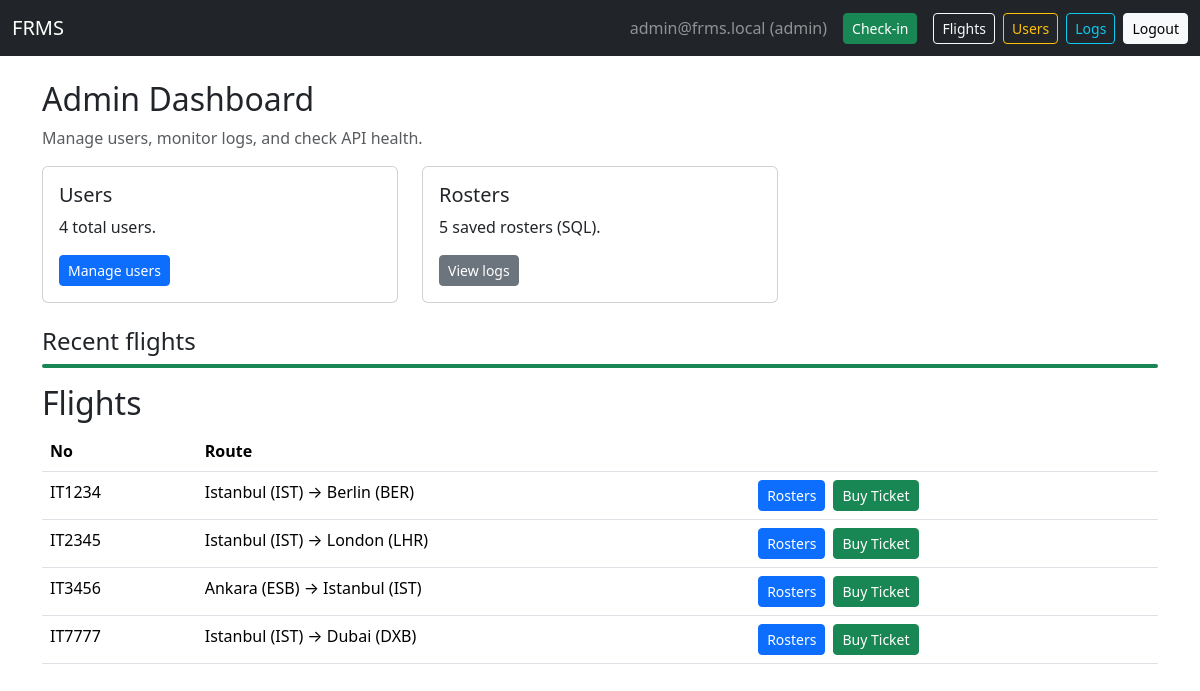
The app's page /dashboard (signed in) with its own data.
### tables this page shows
CREATE TABLE users (
            id INTEGER PRIMARY KEY AUTOINCREMENT,
            email TEXT UNIQUE NOT NULL,
            password_hash TEXT NOT NULL,
            role TEXT NOT NULL DEFAULT 'viewer'  -- admin, operator, viewer
        );

CREATE TABLE flights (
            id INTEGER PRIMARY KEY AUTOINCREMENT,
            flight_no TEXT UNIQUE NOT NULL,
            date_time TEXT NOT NULL,
            duration_minutes INTEGER,
            distance_km INTEGER,
            source TEXT,
            destination TEXT,
            vehicle_type TEXT,
            shared_flight_no TEXT,
            shared_company TEXT
        );

### app.py (the view)
@app.route("/dashboard")
@login_required()
def dashboard():
    user = current_user()
    db = get_db()
    flights = db.execute("SELECT * FROM flights ORDER BY date_time ASC LIMIT 10").fetchall()
    if user["role"] == "admin":
        uc = db.execute("SELECT COUNT(*) as c FROM users").fetchone()["c"]
        rc = db.execute("SELECT COUNT(*) as c FROM rosters").fetchone()["c"]
        return render_template("dashboard_admin.html", user=user, flights=flights, user_count=uc, roster_count=rc)
    elif user["role"] == "operator":
        return render_template("dashboard_operator.html", user=user, flights=flights)
    return render_template("dashboard_viewer.html", user=user, flights=flights)

### app.py (called while the page is built)
def get_db():
    if "db" not in g:
        g.db = sqlite3.connect(DATABASE)
        g.db.row_factory = sqlite3.Row
    return g.db

def current_user():
    if "user_id" not in session: return None
    return get_db().execute("SELECT * FROM users WHERE id = ?", (session["user_id"],)).fetchone()

def login_required(role=None):
    from functools import wraps
    def decorator(func):
        @wraps(func)
        def wrapper(*args, **kwargs):
            user = current_user()
            if user is None:
                flash("Please log in first.", "warning")
                return redirect(url_for("login", next=request.path))
            if role and user["role"] != role:
                flash("Unauthorized.", "danger")
                return redirect(url_for("dashboard"))
            return func(*args, **kwargs)
        return wrapper
    return decorator

### templates/dashboard_admin.html
{% extends "base.html" %}
{% block content %}
<h2>Admin Dashboard</h2>
<p class="text-muted">Manage users, monitor logs, and check API health.</p>
<div class="row mb-4">
  <div class="col-md-4">
    <div class="card">
      <div class="card-body">
        <h5 class="card-title">Users</h5>
        <p class="card-text">{{ user_count }} total users.</p>
        <a href="{{ url_for('manage_users') }}" class="btn btn-sm btn-primary">Manage users</a>
      </div>
    </div>
  </div>
  <div class="col-md-4">
    <div class="card">
      <div class="card-body">
        <h5 class="card-title">Rosters</h5>
        <p class="card-text">{{ roster_count }} saved rosters (SQL).</p>
        <a href="{{ url_for('view_logs') }}" class="btn btn-sm btn-secondary">View logs</a>
      </div>
    </div>
  </div>
</div>
<h4>Recent flights</h4>
<div class="bg-success mb-3" style="height: 4px; border-radius: 2px;"></div>
{% include "flight_results.html" with context %}
{% endblock %}

### templates/base.html (shortened to what this page needs)
<!doctype html>
<html lang="en">
<head>
  <link href="https://cdn.jsdelivr.net/npm/bootstrap@5.3.2/dist/css/bootstrap.min.css" rel="stylesheet">
</head>
<body>
  <nav class="navbar navbar-expand-lg navbar-dark bg-dark mb-4">
    <div class="container-fluid">
      <a class="navbar-brand" href="{{ url_for('home') }}">FRMS</a>
      <div class="d-flex align-items-center">
        {% if user %}
        <span class="navbar-text me-3 text-white-50">{{ user['email'] }} ({{ user['role'] }})</span>
        <a class="btn btn-success btn-sm me-3" href="{{ url_for('checkin') }}">Check-in</a>
        <a class="btn btn-outline-light btn-sm me-2" href="{{ url_for('flight_search') }}">Flights</a>
        {% if user['role'] == 'admin' %}
        <a class="btn btn-outline-warning btn-sm me-2" href="{{ url_for('manage_users') }}">Users</a>
        <a class="btn btn-outline-info btn-sm me-2" href="{{ url_for('view_logs') }}">Logs</a>
        {% endif %}
        <a class="btn btn-light btn-sm" href="{{ url_for('logout') }}">Logout</a>
        {% else %}
        <a class="btn btn-outline-light btn-sm me-2" href="{{ url_for('login') }}">Login</a>
        <a class="btn btn-light btn-sm" href="{{ url_for('register') }}">Register</a>
        {% endif %}
      </div>
    </div>
  </nav>
  <div class="container mb-5">
    {% block content %}{% endblock %}
  </div>
</body>
</html>

### templates/flight_results.html
<h2>Flights</h2>
<table class="table">
  <tr>
    <th>No</th>
    <th>Route</th>
    <th></th>
  </tr>
  {% for f in flights %}
  <tr>
    <td>{{ f.flight_no }}</td>
    <td>{{ f.source }} &rarr; {{ f.destination }}</td>
    <td>
      <div class="d-flex gap-2">
        <a class="btn btn-primary btn-sm" href="{{ url_for('list_saved_rosters', flight_no=f.flight_no) }}">
          Rosters
        </a>
        <a class="btn btn-success btn-sm" href="{{ url_for('book_flight', flight_no=f.flight_no) }}">
          Buy Ticket
        </a>
      </div>
    </td>
  </tr>
  {% endfor %}
</table>

### records on screen
users: email "admin@frms.local", role "admin"
flights: flight_no "IT1234", source "Istanbul (IST)", destination "Berlin (BER)"
flights: flight_no "IT2345", source "Istanbul (IST)", destination "London (LHR)"
flights: flight_no "IT3456", source "Ankara (ESB)", destination "Istanbul (IST)"
flights: flight_no "IT7777", source "Istanbul (IST)", destination "Dubai (DXB)"

### other values on screen
{{ user_count }} "4"
{{ roster_count }} "5"
